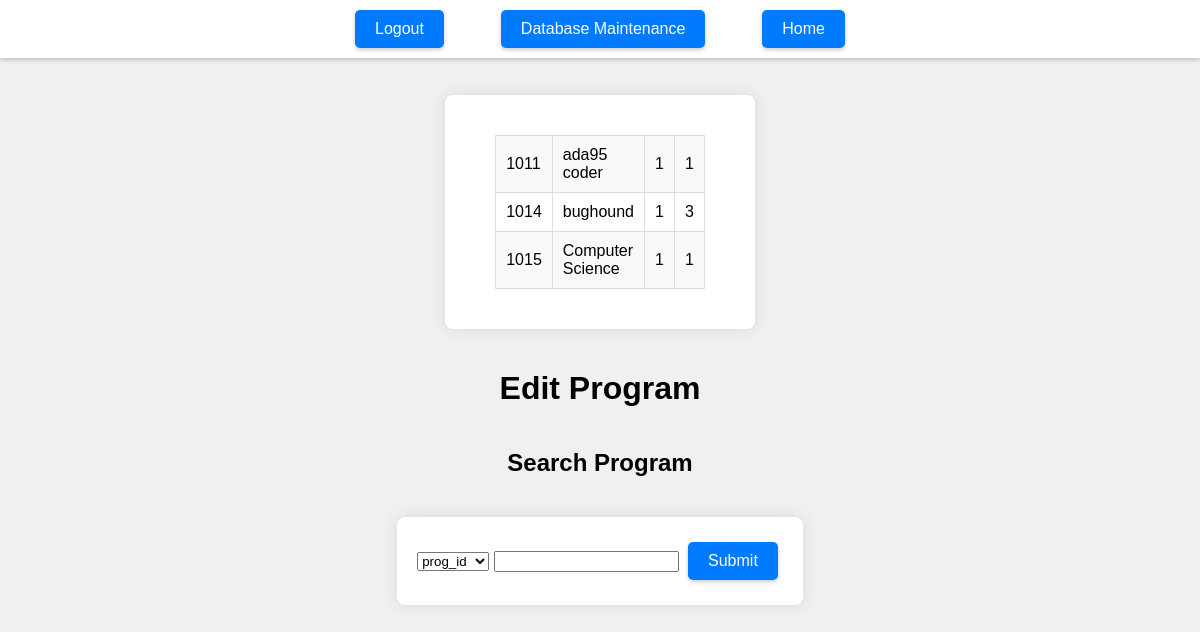
Before: /update_program (signed in) with the older database file.
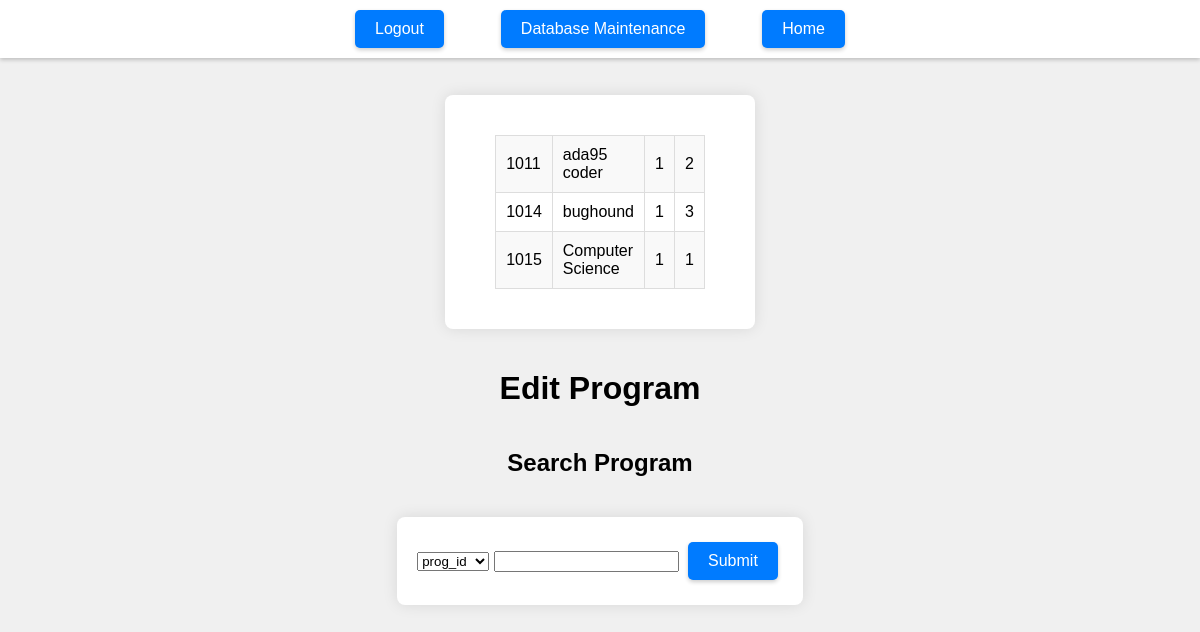
After: the same page with the newer database file.
### tables this page shows
CREATE TABLE `programs` ( `prog_id` integer PRIMARY KEY AUTOINCREMENT, `program` varchar(32) NOT NULL, `program_release` varchar(32) NOT NULL, `program_version` varchar(32) NOT NULL);

### app.py (the view, shortened to what this page needs)
@app.route("/update_program",methods=["GET","POST"])
def update_program():
    if "loggedin" not in session:
        return render_template("login.html")
    options = ["prog_id","program"]
    programs = get_programs()
    if request.method == "GET":
        return render_template("edit_programs.html",\
                               options=options,programs=programs)

### app.py (called while the page is built)
def connect_db():
    sql = sqlite3.connect(r"C:\Users\030737107\Desktop\Projects\final_project-1\server\db\bughound.db")
    sql.row_factory = sqlite3.Row
    return sql

def get_db():
    if not hasattr(g,"sqlite3"):
        g.sqlite_db = connect_db()
    return g.sqlite_db

def get_programs():
    db=get_db()
    cur = db.execute('select * from programs')
    programs = cur.fetchall()
    return programs

### templates/edit_programs.html (shortened to what this page needs)
<!DOCTYPE html>
<html lang="en">
<head>
    <link rel="stylesheet" href="{{ url_for('static', filename='css/database_maintenance.css') }}">
</head>
<body>
<div class="header">
    <div class="navigation">
        <a href="{{url_for('logout')}}" class="btn header-btn">Logout</a>
        <a href="{{url_for('database_maintenance')}}" class="btn header-btn">Database Maintenance</a>
        <a href="{{url_for('index_page')}}" class="btn header-btn">Home</a>
    </div>
</div>
    <div class="styled-container">
        <table style="width:25%", border="1">
            {% for item in programs %}
            <tr>
                <td>{{item[0]}}</td>
                <td>{{item[1]}}</td>
                <td>{{item[2]}}</td>
                <td>{{item[3]}}</td>
            </tr>
            {% endfor %}
        </table>
    </div>
    <h1> Edit Program</h1>
    <h2> Search Program</h2>
    <form method="POST",action="{{url_for('update_program')}}">
    <select name="options">
    <option value="{{options[0]}}" selected>{{options[0]}}</option>
    </select>
    <input name="search_data" class ="textbox"type = "text">
    <input type="submit" value ="Submit">
    </form>
</body>
</html>

Changed rows visible on the page:
changed programs "ada95 coder": program_version "1" → "2"
